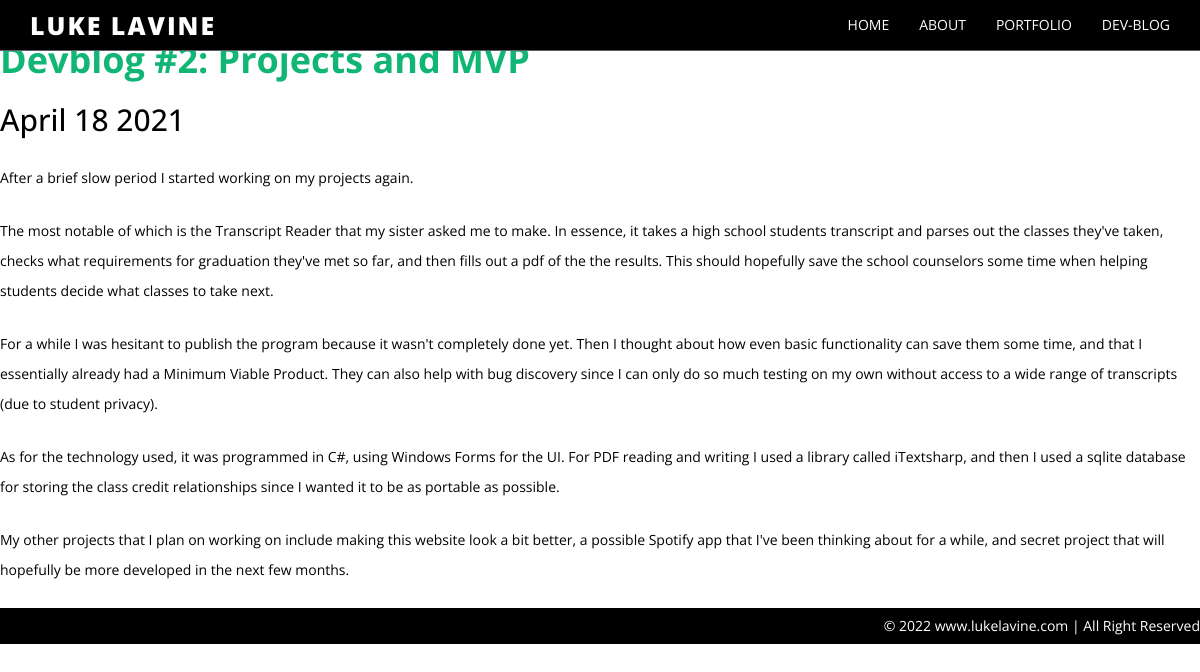
The app's page /blog/2/ with its own data.
### blog/models.py (models this page shows)
class Post(models.Model):
	published = models.DateTimeField('date published')
	title = models.CharField(max_length = 100)
	text = models.TextField(blank=True)

### blog/views.py (the view)
# urls.py: path('<int:pk>/', views.detail, name='detail'),
def detail(request, pk):
	post = Post.objects.get(pk=pk)
	context = {
		"post": post
	}
	return render(request, "blog_detail.html", context)

### blog/templates/blog_detail.html
{% extends 'home/base.html' %}
{% block content %}
	<h1>{{post.title}}</h1>
	<h2>{{post.published | date:"F d Y"}}</h2>
	<p>{{post.text|linebreaks}}</p>
{% endblock %}

### home/static/assets/css/style.css (style rules this page uses)
body { font-family:'Open Sans', sans-serif; font-weight: 400; font-size: 14px; color: #000; margin-top: 40px; line-height:16px; }
h1, h2, h3, h4, h5, h6 { font-family:'Open Sans', sans-serif; font-weight: 500; line-height:40px; }
h1 { color:#11B674; font-weight: 700; }
p { line-height: 30px; margin-bottom: 23px; }

### records on screen
Post: title "Devblog #2: Projects and MVP", published "April 18 2021", text "After a brief slow period I started working on my projects again. The most notable of which is the Transcript Reader that my sister asked me to make. In essence, it takes a high school students transcript and parses out the classes they've taken, checks what requirements for graduation they've met so far, and then fills out a pdf of the the results. This should hopefully save the school counselors some time when helping students decide what classes to take next. For a while I was hesitant to publish the program because it wasn't completely done yet. Then I thought about how even basic functionality can save them some time, and that I essentially already had a Minimum Viable Product. They…"
